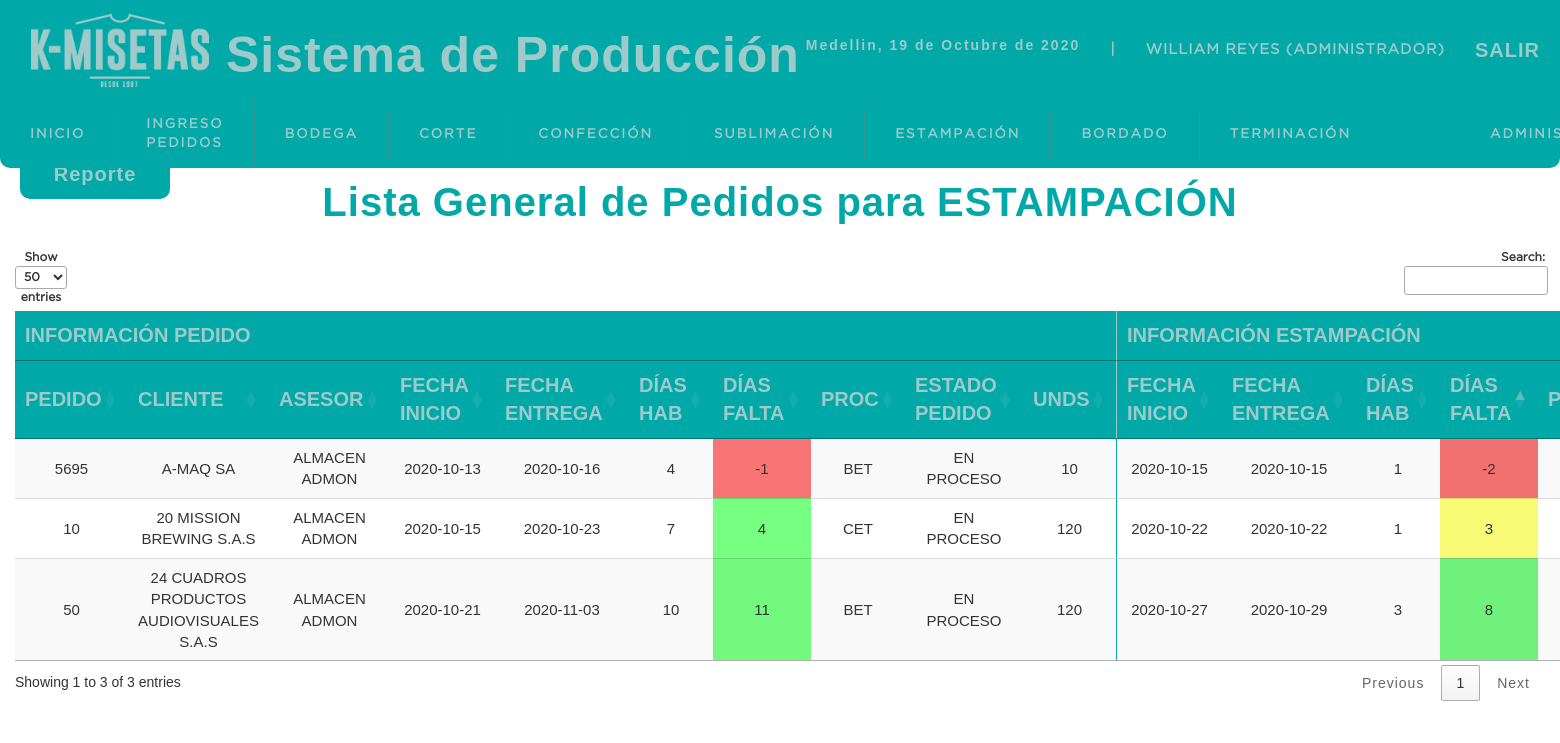
The page /sistema/listaestampaciongeneral.php (signed in) on the database as committed earlier.
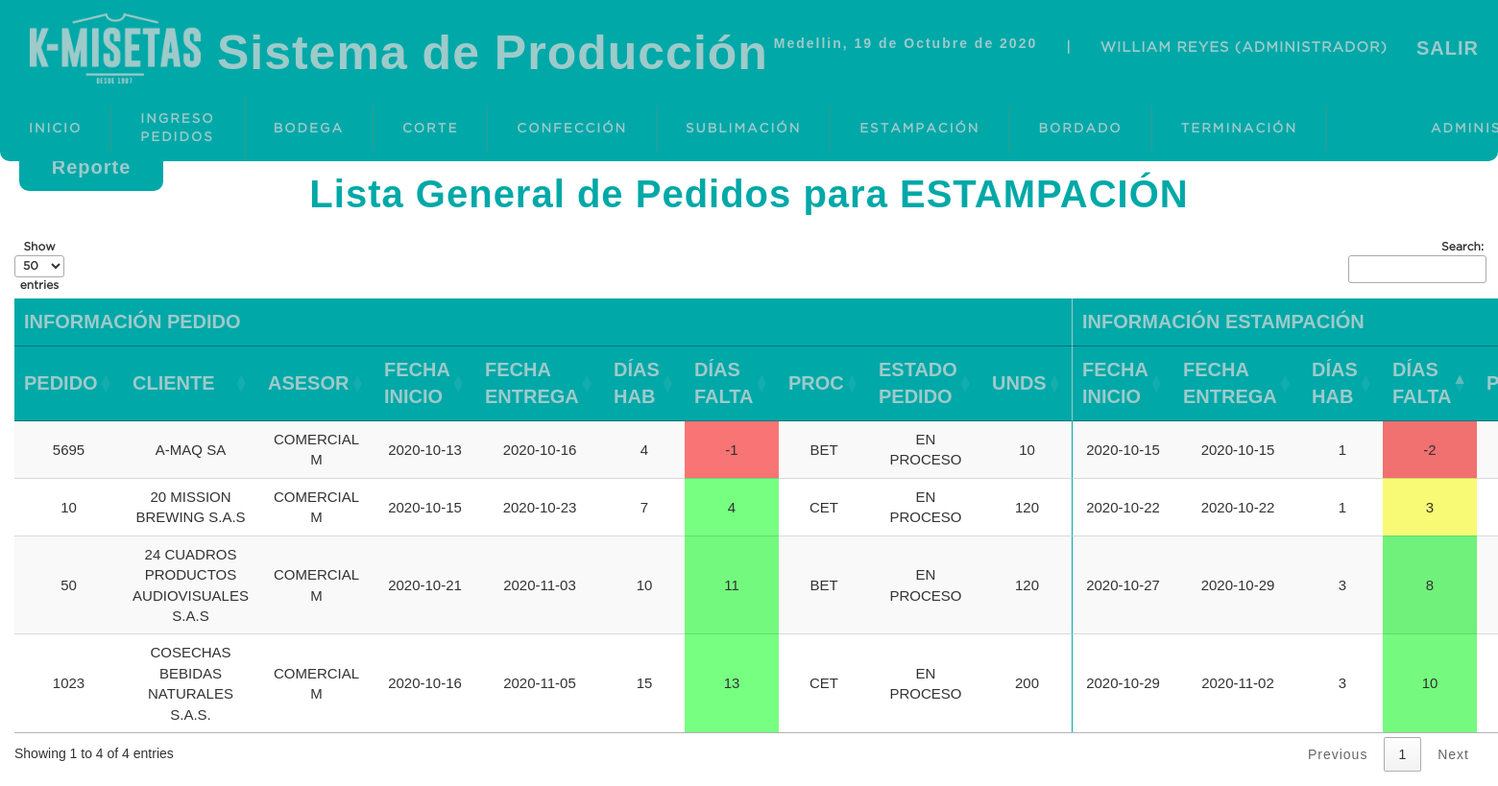
The same page on the database as committed later.
### tables this page shows
CREATE TABLE `pedidos` (
  `idpedido` int(11) NOT NULL,
  `num_pedido` varchar(10) NOT NULL,
  `cliente` varchar(50) NOT NULL,
  `asesor` varchar(15) NOT NULL,
  `fecha_inicio` date NOT NULL,
  `fecha_fin` date NOT NULL,
  `dias_habiles` int(11) NOT NULL,
  `procesos` int(11) NOT NULL,
  `unds` int(11) NOT NULL,
  `fecha_ingreso` datetime NOT NULL DEFAULT current_timestamp(),
  `usuario` int(11) NOT NULL,
  `area_inicio` varchar(13) NOT NULL DEFAULT '0',
  `estado` int(11) NOT NULL DEFAULT 0
);

CREATE TABLE `procesos` (
  `idproceso` int(11) NOT NULL,
  `siglas` varchar(5) NOT NULL,
  `1` varchar(13) NOT NULL,
  `2` varchar(13) NOT NULL,
  `3` varchar(13) NOT NULL,
  `4` varchar(13) NOT NULL,
  `5` varchar(13) NOT NULL,
  `6` varchar(13) NOT NULL,
  `tiempo1` decimal(10,2) NOT NULL,
  `tiempo2` decimal(10,2) NOT NULL,
  `tiempo3` decimal(10,2) DEFAULT NULL,
  `tiempo4` decimal(10,2) DEFAULT NULL,
  `tiempo5` decimal(10,2) DEFAULT NULL,
  `tiempo6` decimal(10,2) DEFAULT NULL,
  `dias_habiles` int(11) NOT NULL
);

CREATE TABLE `estado` (
  `id_estado` int(11) NOT NULL,
  `estado` varchar(15) NOT NULL
);

CREATE TABLE `estampacion` (
  `idestampacion` int(11) NOT NULL,
  `pedido` int(11) NOT NULL,
  `iniciofecha` date NOT NULL,
  `finfecha` date NOT NULL,
  `dias` int(11) NOT NULL,
  `inicioprocesofecha` date NOT NULL,
  `finprocesofecha` date DEFAULT NULL,
  `obs_estampacion` varchar(2000) NOT NULL,
  `parcial` int(11) NOT NULL DEFAULT 0,
  `estado` int(11) NOT NULL DEFAULT 0,
  `usuario` int(11) DEFAULT NULL,
  `tecnica` varchar(20) DEFAULT NULL,
  `nro_diseno` int(11) DEFAULT NULL,
  `posicion` int(11) DEFAULT NULL,
  `seda` int(11) DEFAULT NULL,
  `grabacion` varchar(5) DEFAULT NULL,
  `nro_plancha` int(11) DEFAULT NULL,
  `fren` varchar(20) DEFAULT NULL,
  `esp` varchar(20) DEFAULT NULL,
  `otro` varchar(20) DEFAULT NULL,
  `prep` int(11) NOT NULL DEFAULT 0,
  `est` int(11) NOT NULL DEFAULT 0,
  `sub` int(11) NOT NULL DEFAULT 0
);

### sistema/listaestampaciongeneral.php (the view, shortened to what the rows shown need)
<?php
include "../conexion.php";
?>
<!DOCTYPE html>
<html lang="es">
<head>
    <?php include "includes/scripts.php" ?>
</head>
<body>
    <?php
    include "includes/header.php" ?>
    <section id="container">
        <center>
            <div style="width:100%">
                <h1>Lista General de Pedidos para ESTAMPACIÓN</h1>
                <table id="tabla" class="display">
                    <thead>
                        <tr class="titulo">
                            <th style="border-right: 1px solid #9ecaca" colspan="10">Información Pedido</th>
                            <th colspan="23"> Información estampación</th>
                        </tr>
                        <tr class="titulo">
                            <th>Pedido</th>
                            <th>Cliente</th>
                            <th>Asesor</th>
                            <th>Fecha Inicio </th>
                            <th>Fecha Entrega</th>
                            <th>Días Hab</th>
                            <th>Días Falta</th>
                            <th>Proc</th>
                            <th>Estado Pedido</th>
                            <th style="border-right: 1px solid #9ecaca">Unds</th>
                            <th>Fecha Inicio </th>
                            <th>Fecha Entrega</th>
                            <th>Días Hab</th>
                            <th>Días Falta</th>
                            <th>Prod</th>
                        </tr>
                    </thead>
                    <tbody>
                        <?php
                        function number_of_working_days($from, $to)
                        {
                            $workingDays = [1, 2, 3, 4, 5];
                            $holidayDays = ['', '*', ''];
                            $from = new DateTime($from);
                            $to = new DateTime($to);
                            $to->modify('+1 day');
                            $interval = new DateInterval('P1D');
                            $periods = new DatePeriod($from, $interval, $to);
                            $days = 0;
                            foreach ($periods as $period) {
                                if (!in_array($period->format('N'), $workingDays)) continue;
                                $days++;
                            }
                            return $days;
                        }
                        $query = mysqli_query($conexion, "SELECT pe.num_pedido, pe.cliente, pe.asesor, pe.fecha_inicio as 'iniciopedido',
            pe.fecha_fin as 'finpedido', pe.dias_habiles as 'diaspedido', pe.unds, pe.fecha_ingreso, pe.usuario,
            estam.idestampacion, estam.iniciofecha as 'inicioestampacion', estam.finfecha as 'finestampacion', estam.dias as 'diasestampacion',
            estam.inicioprocesofecha, estam.finprocesofecha, estam.parcial, us.usuario, estam.obs_estampacion, pr.siglas, es.estado, est.estado as 'estadopedido',
            estam.tecnica, estam.nro_diseno, estam.posicion, estam.seda, estam.grabacion, estam.nro_plancha, estam.fren, estam.esp, estam.otro,
            estam.prep, estam.est, estam.sub, estam.pedido
            FROM pedidos pe
            INNER JOIN procesos pr ON pe.procesos=pr.idproceso
            INNER JOIN estampacion estam ON pe.idpedido=estam.pedido
            INNER JOIN usuario us on pe.usuario=us.idusuario
            INNER JOIN estado es ON estam.estado=es.id_estado
            INNER JOIN estado est ON pe.estado=est.id_estado
            WHERE estam.estado<=2");
                        $result = mysqli_num_rows($query);
                        if ($result > 0) {
                            while ($data = mysqli_fetch_array($query)) {
                                $nro_pedido = $data['num_pedido'];
                                $pedido = $data['pedido'];
                                $prod_confe = mysqli_query($conexion, "SELECT * FROM confeccion WHERE pedido=$pedido");
                                $consult_confec = mysqli_fetch_array($prod_confe);
                                $prod_confec = $consult_confec['entrega'];
                                $prod_bod = mysqli_query($conexion, "SELECT * FROM bodega WHERE pedido=$pedido");
                                $consult_bod =  mysqli_fetch_array($prod_bod);
                                $prod_bod = $consult_bod['entrega'];
                                $unds = $data['unds'];
                                $parcial = $data['parcial'];
                                $falta = $unds - $parcial;
                                $hoy = date('Y-m-d');
                                $diapedido = $data['finpedido'];
                                $diaestampacion = $data['finestampacion'];
                                $estadopedido = $data['estadopedido'];
                                $tecnica = $data['tecnica'];
                                $nro_diseno = $data['nro_diseno'];
                                $posicion = $data['posicion'];
                                $seda = $data['seda'];
                                $grabacion = $data['grabacion'];
                                $nro_plancha = $data['nro_plancha'];
                                $fren = $data['fren'];
                                $esp = $data['esp'];
                                $otro = $data['otro'];
                                $prep = $data['prep'];
                                $est = $data['est'];
                                $sub = $data['sub'];
                                $diafaltapedido =  number_of_working_days($hoy, $diapedido) - 1;
                                if ($diafaltapedido < 0) {
                                    $diafaltapedido =  - (number_of_working_days($diapedido, $hoy) - 1);
                                }
                                $diafaltaestampacion =  number_of_working_days($hoy, $diaestampacion) - 1;
                                if ($diafaltaestampacion < 0) {
                                    $diafaltaestampacion =  - (number_of_working_days($diaestampacion, $hoy) - 1);
                                }
                                echo "
                    <tr>
                    <td>" . $nro_pedido . "</td>
                    <td>" . $data['cliente'] . "</td>
                    <td>" . $data['asesor'] . "</td>
                    <td>" . $data['iniciopedido'] . "</td>
                    <td>" . $data['finpedido'] . "</td>
                    <td>" . $data['diaspedido'] . "</td>";
                                if ($diafaltapedido > 3) {
                                    echo "<td class=\"greentable\">" . $diafaltapedido . "</td>";
                                } elseif ($diafaltapedido >= 0) {
                                    echo "<td class=\"yellowtable\">" . $diafaltapedido . "</td>";
                                } else {
                                    echo "<td class=\"redtable\">" . $diafaltapedido . "</td>";
                                }
                                echo " <td>" . $data['siglas'] . "</td>
                    <td>" . $estadopedido . "</td>
                    <td style=\"border-right: 1px solid #00a8a8\">" . $unds . "</td>
                    <td>" . $data['inicioestampacion'] . "</td>
                    <td>" . $data['finestampacion'] . "</td>
                    <td>" . $data['diasestampacion'] . "</td>";
                                if ($diafaltaestampacion > 3) {
                                    echo "<td class=\"greentable\">" . $diafaltaestampacion . "</td>";
                                } elseif ($diafaltaestampacion >= 0) {
                                    echo "<td class=\"yellowtable\">" . $diafaltaestampacion . "</td>";
                                } else {
                                    echo "<td class=\"redtable\">" . $diafaltaestampacion . "</td>";
                                }
                                echo "
                    <td>" . $prod_confec . $prod_bod . "</td>
                    <td>" . $tecnica . "</td>
                    <td>" . $nro_diseno . "</td>
                    <td>" . $posicion . "</td>
                    <td>" . $seda . "</td>
                    <td>" . $grabacion . "</td>
                    <td>" . $nro_plancha . "</td>
                    <td>" . $fren . "</td>
                    <td>" . $esp . "</td>
                    <td>" . $otro . "</td>
                    <td>" . $prep . "</td>
                    <td>" . $est . "</td>
                    <td>" . $sub . "</td>
                    <td>" . round(($prep + $est + $sub) * $falta / $unds / 60, 2) . "</td></td>
                    <td>" . $parcial . "</td>
                    <td>" . $falta . "</td>
                    <td>" . $data['obs_estampacion'] . "</td>
                    <td>" . $data['estado'] . "</td>
                    <td><div>
                    <a title=\"Editar\"class=\"link_edit\"href=\"editar_estampacion.php?id=" . $data['idestampacion'] . "\"><span class=\"glyphicon glyphicon-pencil\" aria-hidden=\"true\"></span></a>
                    <a title=\"Finalizar\"class=\"link_edit\"href=\"finalizar_estampacion.php?id=" . $data['idestampacion'] . "\"><span class=\"glyphicon glyphicon-ok\" aria-hidden=\"true\"></span></a>
                    <a title=\"Anular\"class=\"link_delete\"href=\"anular_estampacion.php?id=" . $data['idestampacion'] . "\"><span class=\"glyphicon glyphicon-trash\" aria-hidden=\"true\"></span></a>
                    </div>
                    </td>
                    </tr>                    ";
                            }
                        }
                        ?>
                    </tbody>
                </table>
            </div>
        </center>
</body>
</html>

Rows that differ between the two databases and show on the page:
changed pedidos "24 CUADROS PRODUCTOS AUDIOVISUALES S.A.S": asesor "ALMACEN ADMON" → "COMERCIAL M"
changed pedidos "A-MAQ SA": asesor "ALMACEN ADMON" → "COMERCIAL M"
added pedidos: num_pedido "1023", cliente "COSECHAS BEBIDAS NATURALES S.A.S.", asesor "COMERCIAL M", fecha_inicio "2020-10-16", fecha_fin "2020-11-05", dias_habiles "15", fecha_fin "13", procesos.siglas "CET", estado.estado "EN PROCESO", unds "200", estampacion.iniciofecha "2020-10-29", estampacion.finfecha "2020-11-02", estampacion.dias "3", estampacion.finfecha "10"
changed pedidos "20 MISSION BREWING S.A.S": asesor "ALMACEN ADMON" → "COMERCIAL M"
Other text that changed with them:
text written by a page script: "Show entries Search: Showing 1 to 3 of 3 entries Previous 1 Next" → "Show entries Search: Showing 1 to 4 of 4 entries Previous 1 Next"
